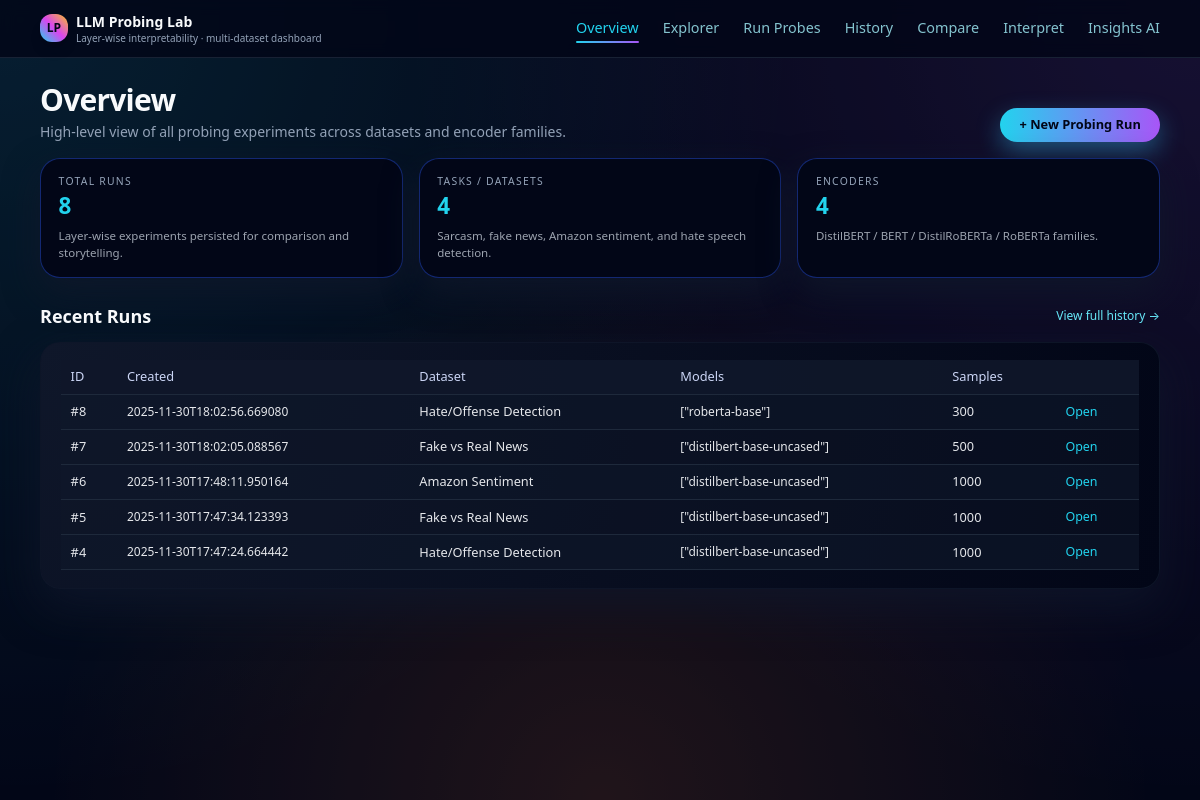
The app's page /, older data.
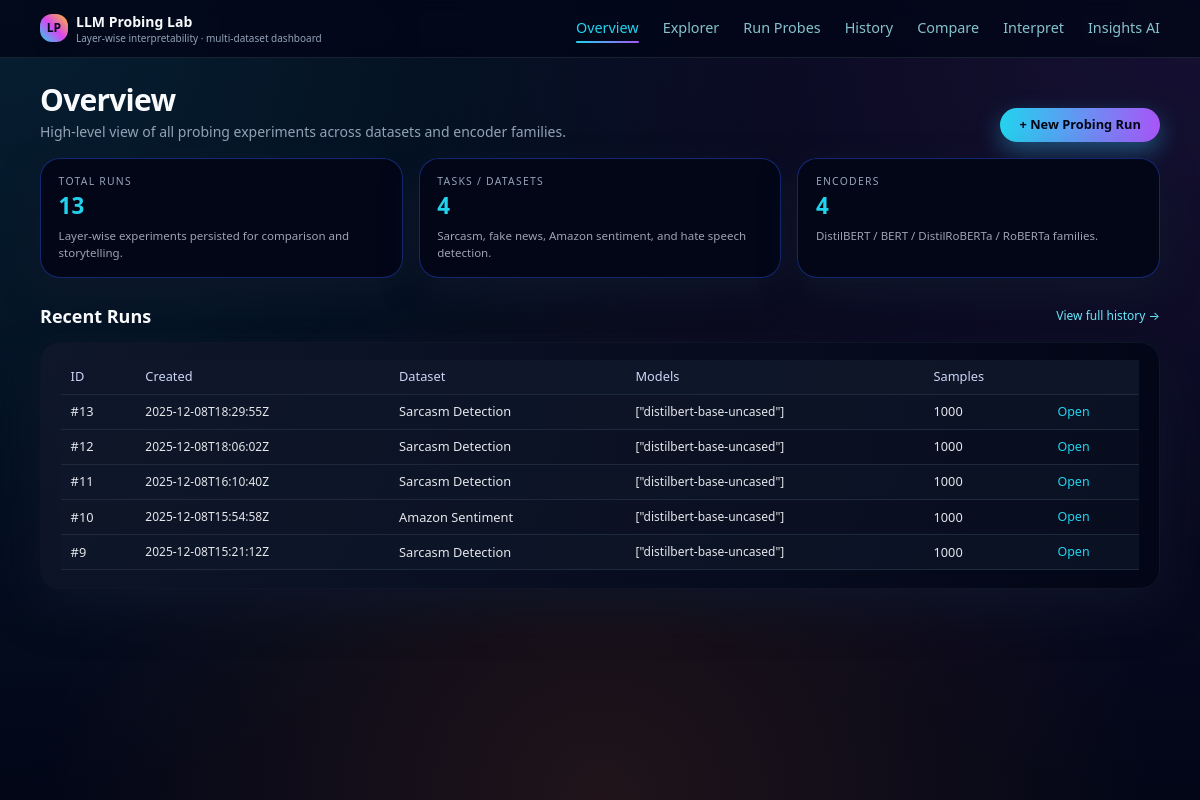
The same page, newer data.
### tables this page shows
CREATE TABLE runs (
            id INTEGER PRIMARY KEY AUTOINCREMENT,
            created_at TEXT NOT NULL,
            dataset_key TEXT NOT NULL,
            dataset_name TEXT NOT NULL,
            models TEXT NOT NULL,
            sample_size INTEGER NOT NULL,
            mode TEXT NOT NULL, -- 'single' or 'compare'
            summary TEXT
        );

### app.py (the view)
@app.route("/")
def overview():
    runs = list_runs(limit=5)
    total_runs = len(list_runs(limit=1000))
    return render_template(
        "overview.html",
        runs=runs,
        total_runs=total_runs,
        datasets=Config.KAGGLE_DATASETS,
        models=Config.TRANSFORMER_MODELS,
    )

### app.py (called while the page is built)
@app.context_processor
def inject_globals():
    return {
        "NAV_ITEMS": [
            ("overview", "Overview"),
            ("explorer", "Explorer"),
            ("run_probes", "Run Probes"),
            ("history", "History"),
            ("compare", "Compare"),
            ("interpret", "Interpret"),
            ("insights_ai", "Insights AI"),
        ],
        "config": app.config,
    }

### storage.py (called while the page is built)
def get_conn():
    conn = sqlite3.connect(DB_PATH)
    conn.row_factory = sqlite3.Row
    return conn

def _row_to_dict(row):
    if row is None:
        return None
    return {k: row[k] for k in row.keys()}

def list_runs(limit=50):
    conn = get_conn()
    cur = conn.cursor()
    if limit is None:
        cur.execute("SELECT * FROM runs ORDER BY datetime(created_at) DESC")
    else:
        cur.execute(
            "SELECT * FROM runs ORDER BY datetime(created_at) DESC LIMIT ?", (limit,)
        )
    rows = cur.fetchall()
    conn.close()
    return [_row_to_dict(r) for r in rows]

### templates/overview.html
{% extends "base.html" %}
{% block content %}
<section class="mb-6">
  <div class="flex flex-wrap items-end justify-between gap-3 mb-4">
    <div>
      <h1 class="text-2xl md:text-3xl font-semibold tracking-tight mb-1">
        Overview
      </h1>
      <p class="text-slate-400 text-sm max-w-xl">
        High-level view of all probing experiments across datasets and encoder
        families.
      </p>
    </div>
    <a href="{{ url_for('run_probes') }}" class="btn-primary">
      + New Probing Run
    </a>
  </div>
  <div class="grid md:grid-cols-3 gap-4">
    <div class="stat-card">
      <p class="stat-label">Total Runs</p>
      <p class="stat-value">{{ total_runs }}</p>
      <p class="stat-sub">
        Layer-wise experiments persisted for comparison and storytelling.
      </p>
    </div>
    <div class="stat-card">
      <p class="stat-label">Tasks / Datasets</p>
      <p class="stat-value">{{ datasets|length }}</p>
      <p class="stat-sub">
        Sarcasm, fake news, Amazon sentiment, and hate speech detection.
      </p>
    </div>
    <div class="stat-card">
      <p class="stat-label">Encoders</p>
      <p class="stat-value">{{ models|length }}</p>
      <p class="stat-sub">
        DistilBERT / BERT / DistilRoBERTa / RoBERTa families.
      </p>
    </div>
  </div>
</section>
<section>
  <div class="flex items-center justify-between mb-3">
    <h2 class="text-lg font-semibold">Recent Runs</h2>
    <a href="{{ url_for('history') }}" class="text-xs text-cyan-300 hover:underline"
      >View full history →</a
    >
  </div>
  {% if runs %}
  <div class="card">
    <table class="table-basic">
      <thead>
        <tr>
          <th>ID</th>
          <th>Created</th>
          <th>Dataset</th>
          <th>Models</th>
          <th>Samples</th>
          <th></th>
        </tr>
      </thead>
      <tbody>
        {% for r in runs %}
        <tr>
          <td>#{{ r.id }}</td>
          <td class="text-xs text-slate-400">{{ r.created_at }}</td>
          <td>{{ r.dataset_name }}</td>
          <td class="text-xs text-slate-300">{{ r.models }}</td>
          <td>{{ r.sample_size }}</td>
          <td>
            <a
              href="{{ url_for('results', run_id=r.id) }}"
              class="link-inline"
              >Open</a
            >
          </td>
        </tr>
        {% endfor %}
      </tbody>
    </table>
  </div>
  {% else %}
  <p class="text-slate-400 text-sm">
    No runs yet. Start with <b>Run Probes</b> to create your first experiment.
  </p>
  {% endif %}
</section>
{% endblock %}

Row changes from the older to the newer data that the page shows:
no longer on this page (row unchanged): runs: id "8", created_at "2025-11-30T18:02:56.669080", dataset_name "Hate/Offense Detection", models "[\"roberta-base\"]", sample_size "300"
no longer on this page (row unchanged): runs: id "7", created_at "2025-11-30T18:02:05.088567", dataset_name "Fake vs Real News", models "[\"distilbert-base-uncased\"]", sample_size "500"
no longer on this page (row unchanged): runs: id "6", created_at "2025-11-30T17:48:11.950164", dataset_name "Amazon Sentiment", models "[\"distilbert-base-uncased\"]", sample_size "1000"
no longer on this page (row unchanged): runs: id "5", created_at "2025-11-30T17:47:34.123393", dataset_name "Fake vs Real News", models "[\"distilbert-base-uncased\"]", sample_size "1000"
no longer on this page (row unchanged): runs: id "4", created_at "2025-11-30T17:47:24.664442", dataset_name "Hate/Offense Detection", models "[\"distilbert-base-uncased\"]", sample_size "1000"
added runs: id "13", created_at "2025-12-08T18:29:55Z", dataset_name "Sarcasm Detection", models "[\"distilbert-base-uncased\"]", sample_size "1000"
added runs: id "12", created_at "2025-12-08T18:06:02Z", dataset_name "Sarcasm Detection", models "[\"distilbert-base-uncased\"]", sample_size "1000"
added runs: id "11", created_at "2025-12-08T16:10:40Z", dataset_name "Sarcasm Detection", models "[\"distilbert-base-uncased\"]", sample_size "1000"
added runs: id "10", created_at "2025-12-08T15:54:58Z", dataset_name "Amazon Sentiment", models "[\"distilbert-base-uncased\"]", sample_size "1000"
added runs: id "9", created_at "2025-12-08T15:21:12Z", dataset_name "Sarcasm Detection", models "[\"distilbert-base-uncased\"]", sample_size "1000"
Text that changed along with them:
{{ total_runs }}: "8" → "13"
